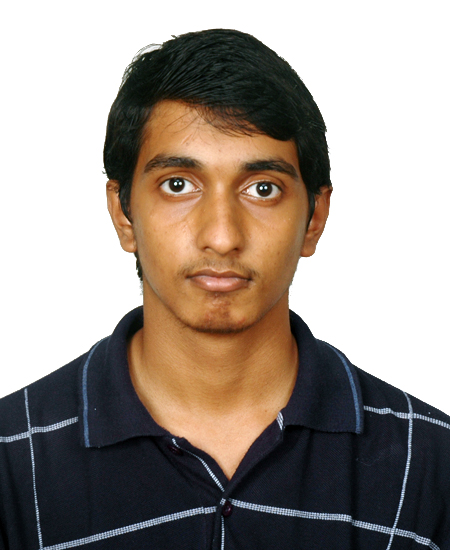
%> input picture Computer_Vision/Assignment-1/Q1/450-550/0003.jpg, 450 x 550 px
$ octave untitled5.m   (GNU Octave 9; MATLAB toolbox functions it lacks are replaced by stand-ins)
%> lines starting %> are read from the running program, lines starting %| are printed output that depends on the picture
a=imread('0003.jpg'); %read the original image
%> a is the input picture: size 550x450x3 uint8; mean R, G, B 156.3, 146.4, 138.5
b=rgb2gray(a); %convert to gray scale
c=edge(b,'canny'); %'Canny' edge detection algorithm
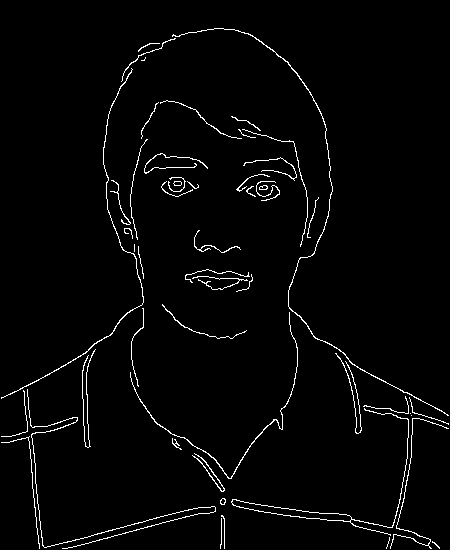
%> c: size 550x450 logical; 2.4% white in thin lines or dots
d=edge(b,'log'); %'Laplacian of Gaussian' edge detection algorithm
%> d: size 550x450 logical; 3% white in thin lines or dots
e=edge(b,'prewitt'); %'Prewitt' edge detection algorithm
%> e: size 550x450 logical; 1.9% white in thin lines or dots
f=edge(b,'roberts'); %'Roberts' edge detection algorithm
%> f: size 550x450 logical; 2% white in thin lines or dots
g=edge(b,'sobel'); %'Sobel' edge detection algorithm
%> g: size 550x450 logical; 1.9% white in thin lines or dots
h=edge(b,'zerocross'); %'Zerocross' edge detection algorithm

imshow(h);

ci=imcomplement(c);
%> ci: size 550x450 logical; 97.6% white; black in thin lines or dots
di=imcomplement(d);
%> di: size 550x450 logical; 97% white; black in thin lines or dots
ei=imcomplement(e);
%> ei: size 550x450 logical; 98.1% white; black in thin lines or dots
fi=imcomplement(f);
%> fi: size 550x450 logical; 98% white; black in thin lines or dots
gi=imcomplement(g);
%> gi: size 550x450 logical; 98.1% white; black in thin lines or dots
hi=imcomplement(h);

[c,thresh]=edge(b,'canny',0.09); %original threshold = 0.0188 & 0.0469
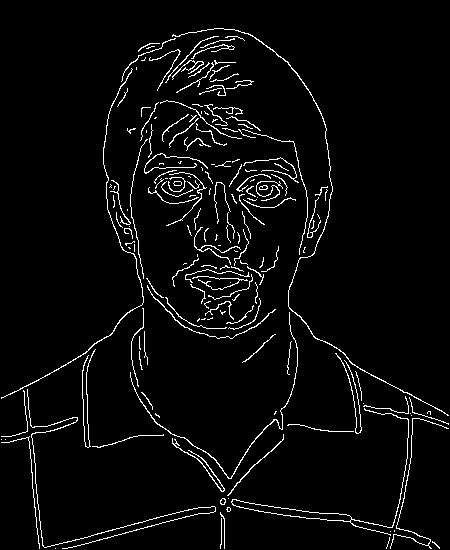
%> c: size 550x450 logical; 3.9% white in thin lines or dots
%> thresh = [0.036 0.09]
%imshow(imcomplement(c));

[d,thresh]=edge(b,'log',0.01); %original threshold = 0.0031
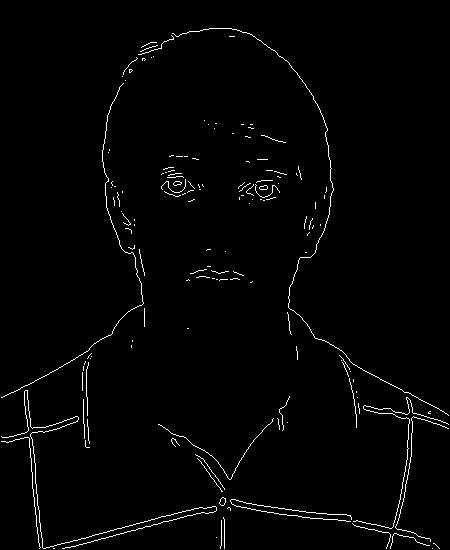
%> d: size 550x450 logical; 1.7% white in thin lines or dots
%> thresh = 0.01
%imshow(imcomplement(d));

[e,thresh]=edge(b,'prewitt',0.11); %original threshold = 0.0960
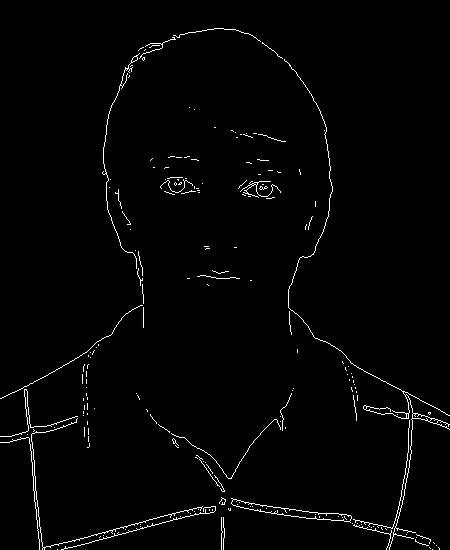
%> e: size 550x450 logical; 1.7% white in thin lines or dots
%> thresh = 0.11
%imshow(imcomplement(e));

[f,thresh]=edge(b,'roberts',0.05); %original threshold = 0.1117
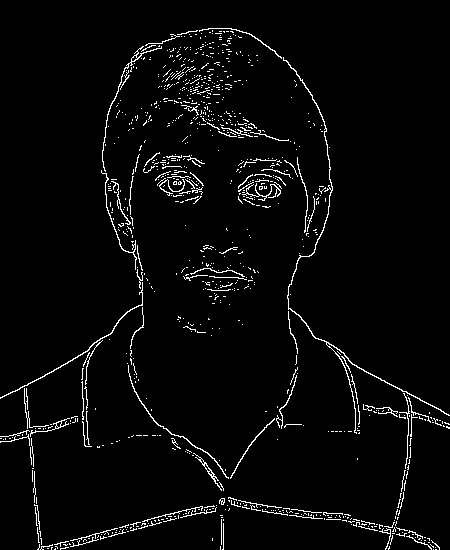
%> f: size 550x450 logical; 3.4% white in thin lines or dots
%> thresh = 0.05
%imshow(imcomplement(f));

[g,thresh]=edge(b,'sobel',0.07); %original threshold = 0.0978
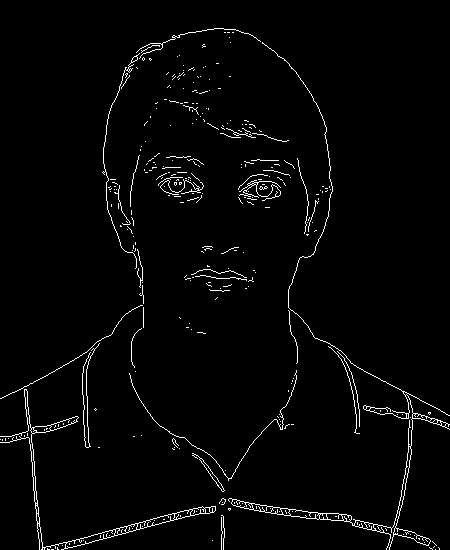
%> g: size 550x450 logical; 2.4% white in thin lines or dots
%> thresh = 0.07
%imshow(imcomplement(g));

[h,thresh]=edge(b,'zerocross',0.004); %original threshold = 0.0031
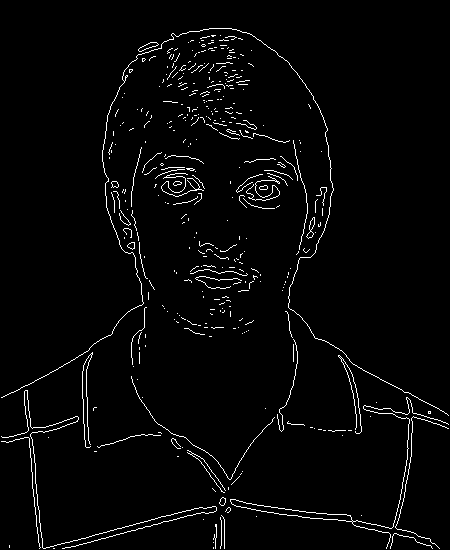
%> h: size 550x450 logical; 2.7% white in thin lines or dots
%> thresh = 0.004
%imshow(imcomplement(h));
